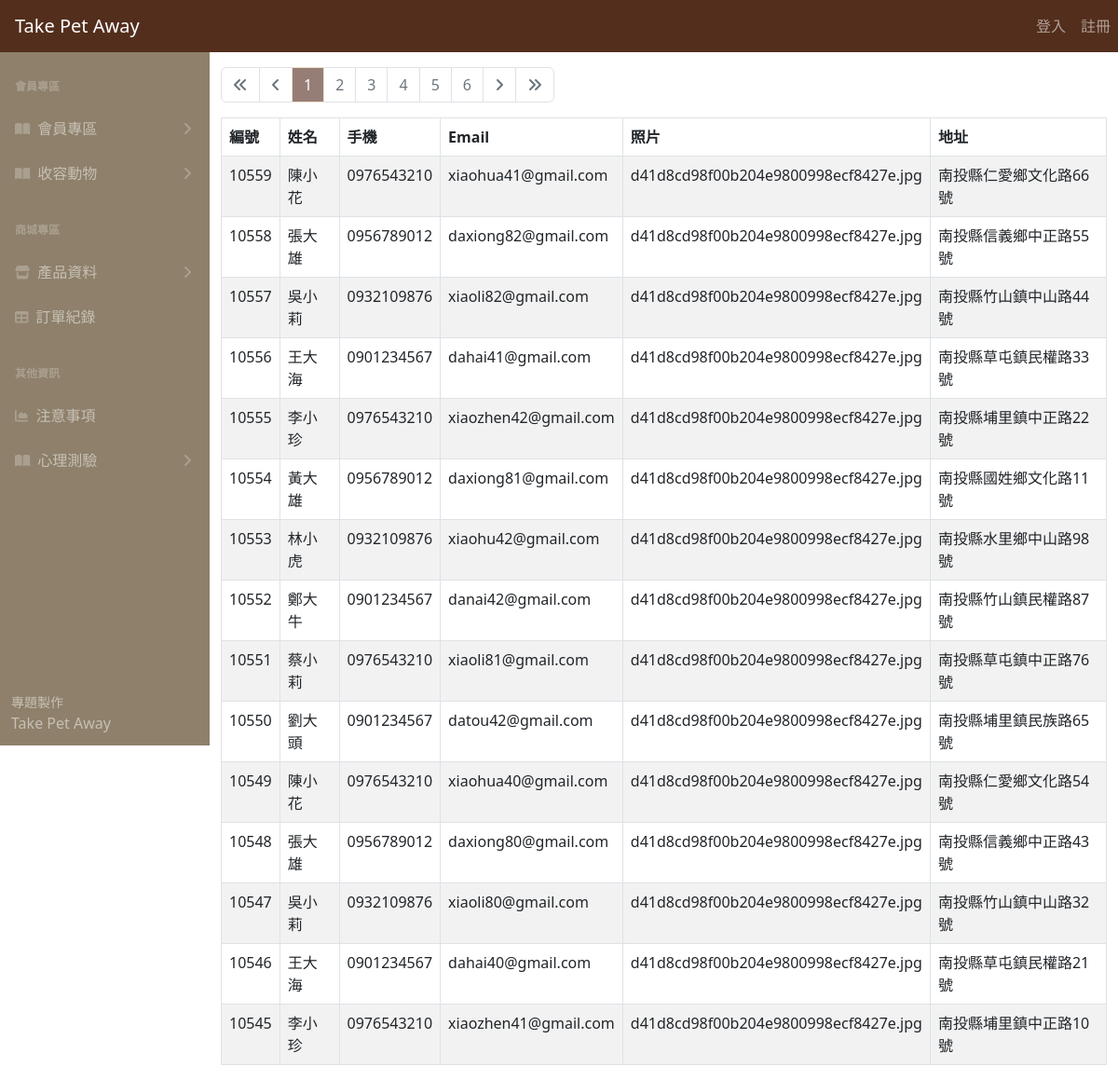
The page /user-nologin.php on the database as committed earlier.
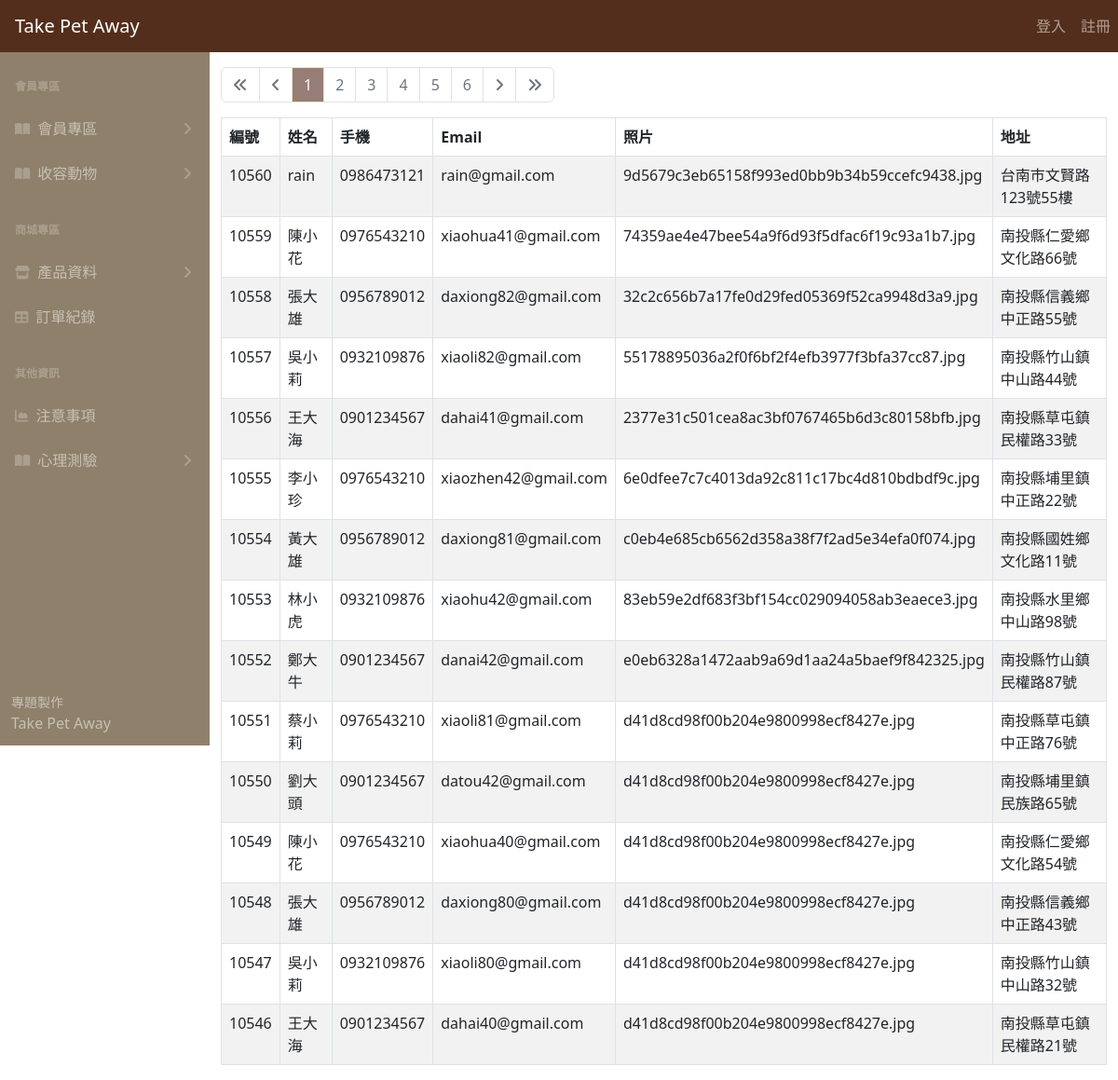
The same page on the database as committed later.
### tables this page shows
CREATE TABLE `user` (
  `user_id` int(11) NOT NULL,
  `name` varchar(15) NOT NULL,
  `account` varchar(10) NOT NULL,
  `password` varchar(12) NOT NULL,
  `email` varchar(30) NOT NULL,
  `pic` varchar(100) DEFAULT NULL,
  `address_detail` varchar(80) NOT NULL,
  `status` varchar(6) NOT NULL
);

### user-nologin.php (the view, shortened to what this page needs)
<?php
require __DIR__ . '/parts/pdo-connect.php';
$page = isset($_GET['page']) ? intval($_GET['page']) : 1;
$perPage = 15;
$t_sql = "SELECT COUNT(1) FROM user";
$t_stmt = $pdo->query($t_sql);
$totalRows = $t_stmt->fetch(PDO::FETCH_NUM)[0];
$totalPages = ceil($totalRows / $perPage);
$rows = [];
if ($totalRows > 0) {
  $sql = sprintf("SELECT * FROM user ORDER BY user_id DESC LIMIT %s, %s", ($page - 1) * $perPage, $perPage);
  $rows = $pdo->query($sql)->fetchAll();
}
?>
<?php include __DIR__ . '/parts/1_head.php' ?>
<?php include __DIR__ . '/parts/2_nav.php' ?>
<?php include __DIR__ . '/parts/3_side_nav.php' ?>
<div class="container">
  <div class="row mt-3">
    <div class="col">
      <nav aria-label="Page navigation example">
        <ul class="pagination">
          <li class="page-item <?= $page == 1 ? 'disabled' : '' ?>">
            <a class="page-link" href="?page=1">
              <i class="fa-solid fa-angles-left"></i>
            </a>
          </li>
          <li class="page-item <?= $page == 1 ? 'disabled' : '' ?>">
            <a class="page-link" href="?page=<?= $page - 1 ?>">
              <i class="fa-solid fa-angle-left"></i>
            </a>
          </li>
          <?php for ($i = $page - 5; $i <= $page + 5; $i++) : ?>
            <?php if ($i >= 1 and $i <= $totalPages) : ?>
              <li class="page-item <?= $i != $page ?: 'active' ?>">
                <a class="page-link" href="?page=<?= $i ?>"><?= $i ?></a>
              </li>
            <?php endif ?>
          <?php endfor ?>
          <li class="page-item <?= $page == $totalPages ? 'disabled' : '' ?>">
            <a class="page-link" href="?page=<?= $page + 1 ?>">
              <i class="fa-solid fa-angle-right"></i>
            </a>
          </li>
          <li class="page-item <?= $page == $totalPages ? 'disabled' : '' ?>">
            <a class="page-link" href="?page=<?= $totalPages ?>">
              <i class="fa-solid fa-angles-right"></i>
            </a>
          </li>
        </ul>
      </nav>
    </div>
  </div>
  <div class="row">
    <div class="col">
      <table class="table table-bordered table-striped">
        <thead>
          <tr>
            <th>編號</th>
            <th>姓名</th>
            <th>手機</th>
            <th>Email</th>
            <th>照片</th>
            <th>地址</th>
          </tr>
        </thead>
        <tbody>
          <?php foreach ($rows as $r) : ?>
            <tr>
              <td><?= $r['user_id'] ?></td>
              <td><?= $r['name'] ?></td>
              <td><?= $r['account'] ?></td>
              <td><?= $r['email'] ?></td>
              <td><?= $r['pic'] ?></td>
              <td><?= $r['address_detail'] ?></td>
            </tr>
          <?php endforeach ?>
        </tbody>
      </table>
    </div>
  </div>
</div>
<?php include __DIR__ . '/parts/6_foot.php' ?>

Rows that differ between the two databases and show on the page:
no longer on this page (row unchanged): user: user_id "10545", name "李小珍", account "0976543210", email "xiaozhen41@gmail.com", pic "d41d8cd98f00b204e9800998ecf8427e.jpg", address_detail "南投縣埔里鎮中正路10號"
added user: user_id "10560", name "rain", account "0986473121", email "rain@gmail.com", pic "9d5679c3eb65158f993ed0bb9b34b59ccefc9438.jpg", address_detail "台南市文賢路123號55樓"
changed user "xiaohua41@gmail.com": pic "d41d8cd98f00b204e9800998ecf8427e.jpg" → "74359ae4e47bee54a9f6d93f5dfac6f19c93a1b7.jpg"
changed user "daxiong82@gmail.com": pic "d41d8cd98f00b204e9800998ecf8427e.jpg" → "32c2c656b7a17fe0d29fed05369f52ca9948d3a9.jpg"
changed user "xiaoli82@gmail.com": pic "d41d8cd98f00b204e9800998ecf8427e.jpg" → "55178895036a2f0f6bf2f4efb3977f3bfa37cc87.jpg"
changed user "dahai41@gmail.com": pic "d41d8cd98f00b204e9800998ecf8427e.jpg" → "2377e31c501cea8ac3bf0767465b6d3c80158bfb.jpg"
changed user "李小珍": pic "d41d8cd98f00b204e9800998ecf8427e.jpg" → "6e0dfee7c7c4013da92c811c17bc4d810bdbdf9c.jpg"
changed user "黃大雄": pic "d41d8cd98f00b204e9800998ecf8427e.jpg" → "c0eb4e685cb6562d358a38f7f2ad5e34efa0f074.jpg"
changed user "林小虎": pic "d41d8cd98f00b204e9800998ecf8427e.jpg" → "83eb59e2df683f3bf154cc029094058ab3eaece3.jpg"
changed user "鄭大牛": pic "d41d8cd98f00b204e9800998ecf8427e.jpg" → "e0eb6328a1472aab9a69d1aa24a5baef9f842325.jpg"
